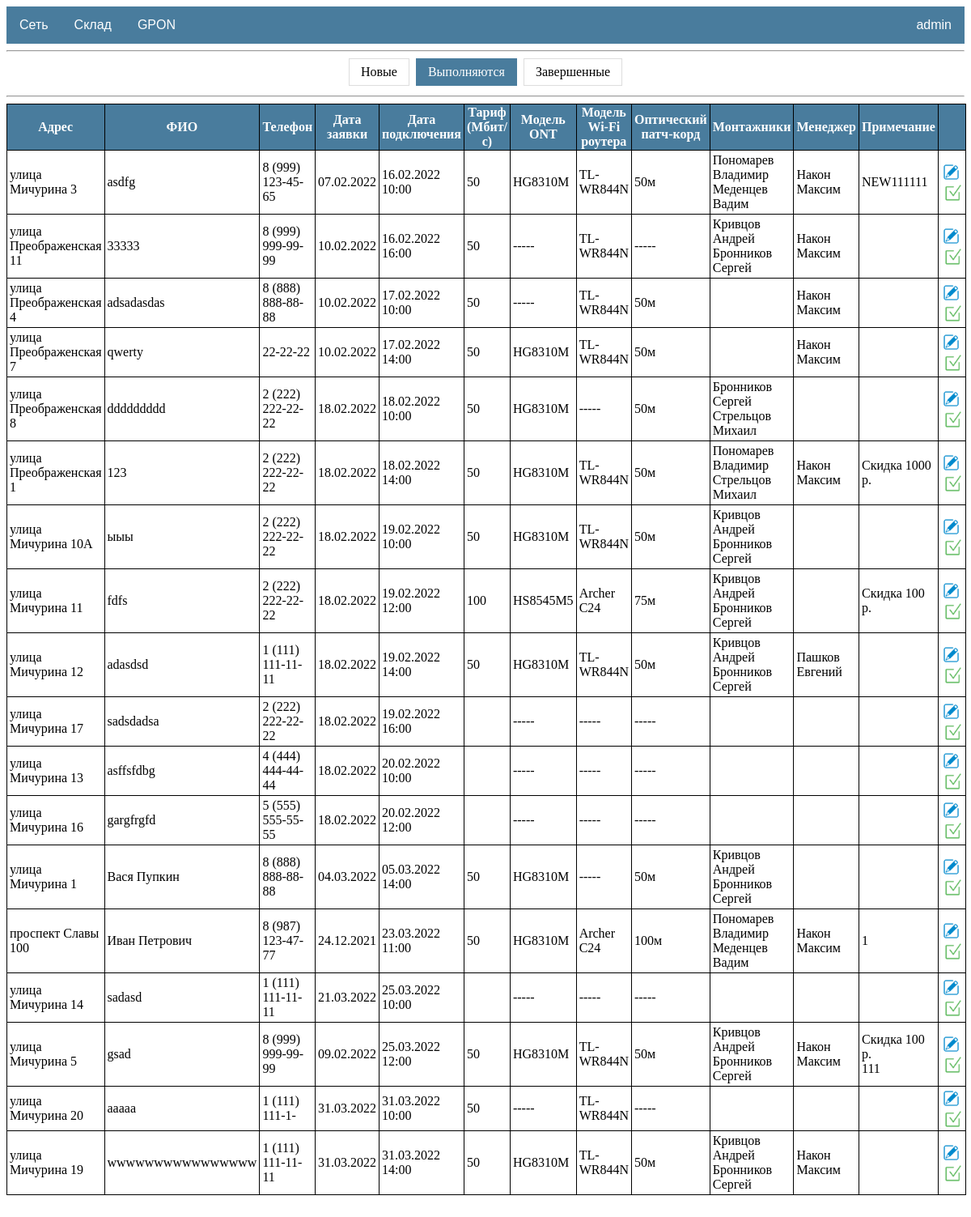
Screenshot of /gpon/requests/in-progress/ (signed in) with the database file from the repository.
### gpon/models.py (models this page shows, shortened)
class Request(models.Model):
    address = models.OneToOneField(House, on_delete=models.CASCADE, verbose_name='Адрес')
    name = models.CharField(max_length=50, verbose_name='ФИО')
    phone = models.CharField(max_length=50, verbose_name='Телефон')
    date_req = models.DateField(auto_now_add=True, verbose_name='Дата заявки')
    date_con = models.DateTimeField(blank=True, null=True, verbose_name='Дата подключения')
    tariff = models.ForeignKey(Tariff, on_delete=models.CASCADE, blank=True, null=True, verbose_name='Тариф')
    tariff_cost = models.IntegerField(default=0, verbose_name='Стоимость тарифа')
    ont = models.ForeignKey(Product, on_delete=models.CASCADE, blank=True, null=True, related_name='ont', verbose_name='Модель ONT')
    router = models.ForeignKey(Product, on_delete=models.CASCADE, blank=True, null=True, related_name='router', verbose_name='Модель Wi-Fi роутера')
    router_cost = models.IntegerField(default=0, verbose_name='Стоимость роутера')
    cord = models.ForeignKey(Product, on_delete=models.CASCADE, blank=True, null=True, related_name='cord', verbose_name='Патч-корд')
    whose_cord = models.BooleanField(default=False, verbose_name='Абонентский')  # Если True, то патч абонента
    discount = models.PositiveIntegerField(default=0, verbose_name='Скидка')
    cost_con = models.PositiveIntegerField(default=0, verbose_name='Стоимость подключения')
    installer = models.ManyToManyField(User, blank=True, related_name='installer', verbose_name='Монтажники')
    manager = models.ForeignKey(User, blank=True, null=True, on_delete=models.CASCADE, related_name='manager', verbose_name='Менеджер')
    note = models.TextField(blank=True, verbose_name='Примечание')
    status = models.BooleanField(default=False)
    class Meta:
        ordering = ['id']

class House(models.Model):
    cable = 'Нет кабеля'
    welding = 'Необходима сварка'
    ready = 'Готов к подключению'
    type = [(cable, 'Нет кабеля'), (welding, 'Необходима сварка'), (ready, 'Готов к подключению')]
    district = models.ForeignKey(District, blank=True, null=True, on_delete=models.CASCADE, verbose_name='Район')
    address = models.OneToOneField(Address, on_delete=models.CASCADE, unique=True, verbose_name='Адрес')
    status = models.CharField(max_length=20, choices=type, default=cable, verbose_name='Статус')
    note = models.TextField(blank=True, verbose_name='Примечание')
    time = models.DateTimeField(auto_now=True, verbose_name='Дата изменения')
    class Meta:
        ordering = ['address']
    def __str__(self):
        return f'{self.address}'

class Tariff(models.Model):
    name = models.CharField(max_length=50, unique=True, verbose_name='Название тарифа')
    speed = models.IntegerField(default='100', verbose_name='Скорость Мбит/с')
    price = models.IntegerField(verbose_name='Стоимость тарифа')
    is_active = models.BooleanField(default=True)

### addressbook/models.py (models this page shows)
class Address(models.Model):
    avenue = 'проспект'
    street = 'улица'
    boulevard = 'бульвар'
    passage = 'проезд'
    lane = 'переулок'
    highway = 'шоссе'
    list = [(avenue, 'проспект'), (street, 'улица'), (boulevard, 'бульвар'), (passage, 'проезд'),
            (lane, 'переулок'), (highway, 'шоссе')]
    address_type = models.CharField(max_length=10, choices=list, default=street, verbose_name='Тип')
    address_name = models.CharField(max_length=50, verbose_name='Название')
    address_house = models.CharField(max_length=5, verbose_name='Номер дома')
    class Meta:
        ordering = ['address_type', 'address_name', 'address_house']
        unique_together = ('address_type', 'address_name', 'address_house')
    def __str__(self):
        return f'{self.address_type} {self.address_name} {self.address_house}'

### storage/models.py (models this page shows, shortened)
class Product(models.Model):
    category = models.ForeignKey(Category, on_delete=models.CASCADE, verbose_name='Категория')
    type = models.ForeignKey(Type, on_delete=models.CASCADE, verbose_name='Тип')
    name = models.CharField(max_length=50, unique=True, verbose_name='Название')
    image = models.ImageField(default='default.jpg')
    quality = models.PositiveIntegerField(default=0, verbose_name='Количество')
    price = models.PositiveIntegerField(default=0, verbose_name='Цена')
    description = models.CharField(max_length=100, blank=True, verbose_name='Описание')
    slug = models.SlugField(max_length=100, unique=True, verbose_name='URL')
    def __str__(self):
        return f'{self.name}'

### gpon/views.py (the view)
# urls.py: path('requests/in-progress/', RequestList.as_view(template_name='gpon/requests_in_progress.html'), name='requests_in_progress'),
class RequestList(LoginRequiredMixin, ListView):
    model = Request
    context_object_name = 'requests'
    paginate_by = 50
    """
    Переопределяем queryset в зависимости от url запроса.
    """
    def get_queryset(self):
        qs = self.model.objects.all()
        url = self.request.get_full_path()
        if 'new' in url:
            qs = qs.filter(status='False', date_con__isnull=True).order_by('date_req')
        elif 'in-progress' in url:
            qs = qs.filter(status='False').exclude(date_con__isnull=True).order_by('date_con')
        elif 'completed' in url:
            qs = qs.filter(status='True').order_by('-date_con')
        return qs

### templates/gpon/requests_in_progress.html (shortened to what this page needs)
{%extends 'default.html' %}
{% block content %}
<hr>
<div class="center">
  <div class="menu-status">
    <a href="{% url 'requests_new' %}">Новые</a>
    <a class="active" href="{% url 'requests_in_progress' %}">Выполняются</a>
    <a href="{% url 'requests_completed' %}">Завершенные</a>
  </div>
</div>
<hr>
{%  if requests %}
    <table class="table_gpon">
        <tr>
            <th style="width: 220px">
                Адрес
            </th>
            <th style="width: 220px">
                ФИО
            </th>
            <th style="width: 130px">
                Телефон
            </th>
            <th style="width: 60px">
                Дата заявки
            </th>
            <th style="width: 90px">
                Дата подключения
            </th>
            <th style="width: 90px">
                Тариф (Мбит/с)
            </th>
            <th>
                Модель ONT
            </th>
            <th style="width: 120px">
                Модель Wi-Fi роутера
            </th>
            <th style="width: 100px">
                Оптический патч-корд
            </th>
            <th style="width: 170px">
                Монтажники
            </th>
            <th style="width: 170px">
                Менеджер
            </th>
            <th style="width: 200px">
               Примечание
            </th>
            <th></th>
        </tr>
    {% for house in requests %}
        <tr>
            <td style="text-align: left">
                {{ house.address }}
            </td>
            <td style="text-align: left">
                {{ house.name }}
            </td>
            <td>
                {{ house.phone }}
            </td>
            <td>
                {{ house.date_req|date:'d.m.Y' }}
            </td>
            <td>
                {{ house.date_con|date:'d.m.Y H:i' }}
            </td>
            <td><span style="cursor: help" title="Стоимость {{ house.tariff_cost }} р.">
                {{ house.tariff.speed }}</span>
            </td>
            <td>
                {% if house.ont is None %}
                    -----
                {% else %}
                    {{ house.ont }}
                {% endif %}
            </td>
            <td>
                {% if house.router is None %}
                    -----
                {% else %}
                    <span style="cursor: help" title="Стоимость {{ house.router_cost }} р.">
                        {{ house.router }}
                    </span>
                {% endif %}
            </td>
            <td>
                {% if house.cord is None %}
                    {% if house.whose_cord is True %}
                        Абонентский
                    {% else %}
                        -----
                    {% endif %}
                {% else %}
                    {{ house.cord }}
                {% endif %}
            </td>
            <td style="text-align: left">
                {% for i in house.installer.all %}
                    {{ i.last_name }} {{ i.first_name }}<br>
                {% endfor %}
            </td>
            <td style="text-align: left">
                {{ house.manager.last_name }} {{ house.manager.first_name }}
            </td>
            <td style="text-align: left">
                {% if house.discount != 0 %}
                    Скидка {{ house.discount }} р.<br>
                    {{ house.note }}
                {% else %}
                    {{ house.note }}
                {% endif %}
            </td>
            <td>
                <ul>
                    <li>
                        <a href="{% url 'request_update' house.pk %}" title="Изменить">
                            <img src="/static/images/icon_edit.png" width="23" height="23">
                        </a>
                    </li>
                    <li>
                        <form action="{% url 'request_finish' house.pk %}" method="POST">
                            <button type="submit" title="Завершить">
                                <img src="/static/images/icon_complete.png" width="24" height="24">
                            </button>
                        </form>
                    </li>
                </ul>
            </td>
        </tr>
    {% endfor %}
    </table>
{%  else %}
    <h2 class="center">Заявок нет</h2>
{% endif %}
<br>
{% include "pagination.html" %}
{% endblock content %}

### templates/default.html (shortened to what this page needs)
{% load static %}
<!DOCTYPE html>
<html lang="en" xmlns="http://www.w3.org/1999/html">
<head>
  <link href="{% static 'css/default.css'%}" rel="stylesheet">
</head>
<div class="navbar">
  <div class="dropdown">
    <button class="dropbtn">Сеть
    </button>
  </div>
  <div class="dropdown">
    <button class="dropbtn">Склад
    </button>
  </div>
  <div class="dropdown">
    <button class="dropbtn">GPON
    </button>
  </div>
  <div class="dropdown-pro">
    <button class="dropbtn-pro">{{ user.username }}
    </button>
  </div>
</div>
<body>
{% block content %}
{% endblock content %}
</body>
</html>

### static/css/default.css (style rules this page uses)
.navbar { overflow: hidden; background-color: #497c9d; font-family: Arial, Helvetica, sans-serif; }
.dropdown { float: left; overflow: hidden; }
.dropdown .dropbtn { font-size: 16px; border: none; outline: none; color: white; padding: 14px 16px; background-color: inherit; font-family: inherit; margin: 0; }
.dropdown-pro { float: right; overflow: hidden; }
.dropdown-pro .dropbtn-pro { font-size: 16px; border: none; outline: none; color: white; padding: 14px 16px; background-color: inherit; font-family: inherit; margin: 0; }
button { cursor: pointer; }
.table_default th, td { position: relative; border: 1px solid black; padding: 5px; word-wrap:break-word; }
.table_detail th, td { border: 1px solid black; padding: 1px 3px; word-wrap:break-word; }
.switch-detail th, td { border: 1px solid black; padding: 1px 3px; word-wrap:break-word; }
.switch-form th, td { border: 1px solid black; padding: 1px 3px; word-wrap:break-word; }
.table_gpon { border-collapse: collapse; border-spacing: 1px; table-layout: fixed; margin: auto; }
.table_gpon th { border: 1px solid black; padding: 1px 3px; word-wrap:break-word; background: #497c9d; color: #fff; }
.table_gpon td { padding: 3px; }
.table_gpon td ul { list-style: none; padding: 0; margin: 0; }
.table_gpon td li { display:inline-block; margin-left: 1px; margin-right: 1px; }
.table_gpon td li button { background-color:transparent; border-color:transparent; height: 25px; width: 25px; padding: 0; }
.table_gpon td button img { vertical-align: middle; }
.table_gpon td a { text-decoration: none; color: #497c9d; }
.table_gpon td a img { vertical-align: middle; }
.table_gpon_form th, td { border: 1px solid black; padding: 1px 3px; word-wrap:break-word; }
.center { text-align: center; }
.menu-status { display: inline-block; }
.menu-status a { color: black; float: left; padding: 7px 14px; text-decoration: none; transition: background-color .3s; border: 1px solid #ddd; margin: 0 4px; }
.menu-status a.active { background-color: #497c9d; color: white; border: 1px solid #497c9d; }

### rows the page displays
Request: address "улица Мичурина 3", name "asdfg", phone "8 (999) 123-45-65", date_req "07.02.2022", date_con "16.02.2022 10:00", tariff.speed "50", ont "HG8310M", router "TL-WR844N", cord "50м", manager.last_name "Након", manager.first_name "Максим", note "NEW111111"
Request: address "улица Преображенская 11", name "33333", phone "8 (999) 999-99-99", date_req "10.02.2022", date_con "16.02.2022 16:00", tariff.speed "50", router "TL-WR844N", manager.last_name "Након", manager.first_name "Максим"
Request: address "улица Преображенская 4", name "adsadasdas", phone "8 (888) 888-88-88", date_req "10.02.2022", date_con "17.02.2022 10:00", tariff.speed "50", router "TL-WR844N", cord "50м", manager.last_name "Након", manager.first_name "Максим"
Request: address "улица Преображенская 7", name "qwerty", phone "22-22-22", date_req "10.02.2022", date_con "17.02.2022 14:00", tariff.speed "50", ont "HG8310M", router "TL-WR844N", cord "50м", manager.last_name "Након", manager.first_name "Максим"
Request: address "улица Преображенская 8", name "ddddddddd", phone "2 (222) 222-22-22", date_req "18.02.2022", date_con "18.02.2022 10:00", tariff.speed "50", ont "HG8310M", cord "50м"
Request: address "улица Преображенская 1", name "123", phone "2 (222) 222-22-22", date_req "18.02.2022", date_con "18.02.2022 14:00", tariff.speed "50", ont "HG8310M", router "TL-WR844N", cord "50м", manager.last_name "Након", manager.first_name "Максим", discount "1000"
Request: address "улица Мичурина 10А", name "ыыы", phone "2 (222) 222-22-22", date_req "18.02.2022", date_con "19.02.2022 10:00", tariff.speed "50", ont "HG8310M", router "TL-WR844N", cord "50м"
Request: address "улица Мичурина 11", name "fdfs", phone "2 (222) 222-22-22", date_req "18.02.2022", date_con "19.02.2022 12:00", tariff.speed "100", ont "HS8545M5", router "Archer C24", cord "75м", discount "100"
Request: address "улица Мичурина 12", name "adasdsd", phone "1 (111) 111-11-11", date_req "18.02.2022", date_con "19.02.2022 14:00", tariff.speed "50", ont "HG8310M", router "TL-WR844N", cord "50м", manager.last_name "Пашков", manager.first_name "Евгений"
Request: address "улица Мичурина 17", name "sadsdadsa", phone "2 (222) 222-22-22", date_req "18.02.2022", date_con "19.02.2022 16:00"
Request: address "улица Мичурина 13", name "asffsfdbg", phone "4 (444) 444-44-44", date_req "18.02.2022", date_con "20.02.2022 10:00"
Request: address "улица Мичурина 16", name "gargfrgfd", phone "5 (555) 555-55-55", date_req "18.02.2022", date_con "20.02.2022 12:00"
Request: address "улица Мичурина 1", name "Вася Пупкин", phone "8 (888) 888-88-88", date_req "04.03.2022", date_con "05.03.2022 14:00", tariff.speed "50", ont "HG8310M", cord "50м"
Request: address "проспект Славы 100", name "Иван Петрович", phone "8 (987) 123-47-77", date_req "24.12.2021", date_con "23.03.2022 11:00", tariff.speed "50", ont "HG8310M", router "Archer C24", cord "100м", manager.last_name "Након", manager.first_name "Максим", note "1"
Request: address "улица Мичурина 14", name "sadasd", phone "1 (111) 111-11-11", date_req "21.03.2022", date_con "25.03.2022 10:00"
Request: address "улица Мичурина 5", name "gsad", phone "8 (999) 999-99-99", date_req "09.02.2022", date_con "25.03.2022 12:00", tariff.speed "50", ont "HG8310M", router "TL-WR844N", cord "50м", manager.last_name "Након", manager.first_name "Максим", discount "100", note "111"
Request: address "улица Мичурина 20", name "aaaaa", phone "1 (111) 111-1-", date_req "31.03.2022", date_con "31.03.2022 10:00", tariff.speed "50", router "TL-WR844N"
Request: address "улица Мичурина 19", name "wwwwwwwwwwwwwwww", phone "1 (111) 111-11-11", date_req "31.03.2022", date_con "31.03.2022 14:00", tariff.speed "50", ont "HG8310M", router "TL-WR844N", cord "50м", manager.last_name "Након", manager.first_name "Максим"

### other values shown
{{ user.username }} "admin"
{{ i.last_name }} "Пономарев"
{{ i.first_name }} "Владимир"
{{ i.last_name }} "Меденцев"
{{ i.first_name }} "Вадим"
{{ i.last_name }} "Кривцов"
{{ i.first_name }} "Андрей"
{{ i.last_name }} "Бронников"
{{ i.first_name }} "Сергей"
{{ i.last_name }} "Стрельцов"
{{ i.first_name }} "Михаил"
